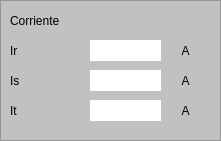
                <widget class="QFrame" name="frame_15">
                 <property name="geometry">
                  <rect>
                   <x>880</x>
                   <y>150</y>
                   <width>221</width>
                   <height>141</height>
                  </rect>
                 </property>
                 <property name="styleSheet">
                  <string notr="true">background-color: rgb(193, 193, 193);</string>
                 </property>
                 <property name="frameShape">
                  <enum>QFrame::StyledPanel</enum>
                 </property>
                 <property name="frameShadow">
                  <enum>QFrame::Raised</enum>
                 </property>
                 <widget class="QLabel" name="label_67">
                  <property name="geometry">
                   <rect>
                    <x>10</x>
                    <y>40</y>
                    <width>71</width>
                    <height>21</height>
                   </rect>
                  </property>
                  <property name="styleSheet">
                   <string notr="true">font: 10pt &quot;Segoe UI&quot;;
background-color: rgb(193, 193, 193);
color: rgb(0, 0, 0);</string>
                  </property>
                  <property name="text">
                   <string>Ir</string>
                  </property>
                 </widget>
                 <widget class="QLabel" name="label_68">
                  <property name="geometry">
                   <rect>
                    <x>10</x>
                    <y>70</y>
                    <width>71</width>
                    <height>21</height>
                   </rect>
                  </property>
                  <property name="styleSheet">
                   <string notr="true">font: 10pt &quot;Segoe UI&quot;;
background-color: rgb(193, 193, 193);
color: rgb(0, 0, 0);</string>
                  </property>
                  <property name="text">
                   <string>Is</string>
                  </property>
                 </widget>
                 <widget class="QLabel" name="label_69">
                  <property name="geometry">
                   <rect>
                    <x>10</x>
                    <y>100</y>
                    <width>71</width>
                    <height>21</height>
                   </rect>
                  </property>
                  <property name="styleSheet">
                   <string notr="true">font: 10pt &quot;Segoe UI&quot;;
background-color: rgb(193, 193, 193);
color: rgb(0, 0, 0);</string>
                  </property>
                  <property name="text">
                   <string>It</string>
                  </property>
                 </widget>
                 <widget class="QLabel" name="label_70">
                  <property name="geometry">
                   <rect>
                    <x>10</x>
                    <y>10</y>
                    <width>121</width>
                    <height>21</height>
                   </rect>
                  </property>
                  <property name="styleSheet">
                   <string notr="true">font: 10pt &quot;Segoe UI&quot;;
background-color: rgb(193, 193, 193);
color: rgb(0, 0, 0);</string>
                  </property>
                  <property name="text">
                   <string>Corriente</string>
                  </property>
                 </widget>
                 <widget class="QLabel" name="label_71">
                  <property name="geometry">
                   <rect>
                    <x>170</x>
                    <y>40</y>
                    <width>31</width>
                    <height>21</height>
                   </rect>
                  </property>
                  <property name="styleSheet">
                   <string notr="true">background-color: rgb(193, 193, 193);
color: rgb(0, 0, 0);
font: 700 14pt &quot;Segoe UI&quot;;</string>
                  </property>
                  <property name="text">
                   <string>A</string>
                  </property>
                  <property name="alignment">
                   <set>Qt::AlignCenter</set>
                  </property>
                 </widget>
                 <widget class="QLabel" name="label_72">
                  <property name="geometry">
                   <rect>
                    <x>170</x>
                    <y>70</y>
                    <width>31</width>
                    <height>21</height>
                   </rect>
                  </property>
                  <property name="styleSheet">
                   <string notr="true">background-color: rgb(193, 193, 193);
color: rgb(0, 0, 0);
font: 700 14pt &quot;Segoe UI&quot;;</string>
                  </property>
                  <property name="text">
                   <string>A</string>
                  </property>
                  <property name="alignment">
                   <set>Qt::AlignCenter</set>
                  </property>
                 </widget>
                 <widget class="QLabel" name="lineEdit_30">
                  <property name="geometry">
                   <rect>
                    <x>90</x>
                    <y>40</y>
                    <width>71</width>
                    <height>21</height>
                   </rect>
                  </property>
                  <property name="styleSheet">
                   <string notr="true">background-color: rgb(255, 255, 255);
color: rgb(0, 0, 0);
font: 10pt &quot;Segoe UI&quot;;</string>
                  </property>
                  <property name="text">
                   <string/>
                  </property>
                 </widget>
                 <widget class="QLabel" name="lineEdit_31">
                  <property name="geometry">
                   <rect>
                    <x>90</x>
                    <y>70</y>
                    <width>71</width>
                    <height>21</height>
                   </rect>
                  </property>
                  <property name="styleSheet">
                   <string notr="true">background-color: rgb(255, 255, 255);
color: rgb(0, 0, 0);
font: 10pt &quot;Segoe UI&quot;;</string>
                  </property>
                  <property name="text">
                   <string/>
                  </property>
                 </widget>
                 <widget class="QLabel" name="lineEdit_32">
                  <property name="geometry">
                   <rect>
                    <x>90</x>
                    <y>100</y>
                    <width>71</width>
                    <height>21</height>
                   </rect>
                  </property>
                  <property name="styleSheet">
                   <string notr="true">background-color: rgb(255, 255, 255);
color: rgb(0, 0, 0);
font: 10pt &quot;Segoe UI&quot;;</string>
                  </property>
                  <property name="text">
                   <string/>
                  </property>
                 </widget>
                 <widget class="QLabel" name="label_73">
                  <property name="geometry">
                   <rect>
                    <x>170</x>
                    <y>100</y>
                    <width>31</width>
                    <height>21</height>
                   </rect>
                  </property>
                  <property name="styleSheet">
                   <string notr="true">background-color: rgb(193, 193, 193);
color: rgb(0, 0, 0);
font: 700 14pt &quot;Segoe UI&quot;;</string>
                  </property>
                  <property name="text">
                   <string>A</string>
                  </property>
                  <property name="alignment">
                   <set>Qt::AlignCenter</set>
                  </property>
                 </widget>
                </widget>
